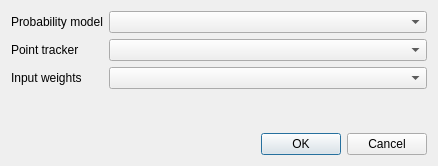
<?xml version="1.0" encoding="UTF-8"?>
<ui version="4.0">
 <class>DialogCreateTracker</class>
 <widget class="QDialog" name="DialogCreateTracker">
  <property name="geometry">
   <rect>
    <x>0</x>
    <y>0</y>
    <width>438</width>
    <height>166</height>
   </rect>
  </property>
  <property name="windowTitle">
   <string>Dialog</string>
  </property>
  <layout class="QVBoxLayout" name="verticalLayout">
   <item>
    <layout class="QFormLayout" name="formLayout">
     <property name="fieldGrowthPolicy">
      <enum>QFormLayout::AllNonFixedFieldsGrow</enum>
     </property>
     <item row="0" column="0">
      <widget class="QLabel" name="label">
       <property name="text">
        <string>Probability model</string>
       </property>
      </widget>
     </item>
     <item row="0" column="1">
      <widget class="QComboBox" name="cmbModel"/>
     </item>
     <item row="1" column="0">
      <widget class="QLabel" name="label_2">
       <property name="text">
        <string>Point tracker</string>
       </property>
      </widget>
     </item>
     <item row="1" column="1">
      <widget class="QComboBox" name="cmbPointTracker"/>
     </item>
     <item row="2" column="0">
      <widget class="QLabel" name="label_3">
       <property name="text">
        <string>Input weights</string>
       </property>
      </widget>
     </item>
     <item row="2" column="1">
      <widget class="QComboBox" name="cmbWeights"/>
     </item>
    </layout>
   </item>
   <item>
    <widget class="QDialogButtonBox" name="buttonBox">
     <property name="orientation">
      <enum>Qt::Horizontal</enum>
     </property>
     <property name="standardButtons">
      <set>QDialogButtonBox::Cancel|QDialogButtonBox::Ok</set>
     </property>
    </widget>
   </item>
  </layout>
 </widget>
 <resources/>
 <connections>
  <connection>
   <sender>buttonBox</sender>
   <signal>accepted()</signal>
   <receiver>DialogCreateTracker</receiver>
   <slot>onCreateNewTrackerRequest()</slot>
   <hints>
    <hint type="sourcelabel">
     <x>247</x>
     <y>130</y>
    </hint>
    <hint type="destinationlabel">
     <x>157</x>
     <y>165</y>
    </hint>
   </hints>
  </connection>
  <connection>
   <sender>buttonBox</sender>
   <signal>rejected()</signal>
   <receiver>DialogCreateTracker</receiver>
   <slot>reject()</slot>
   <hints>
    <hint type="sourcelabel">
     <x>315</x>
     <y>130</y>
    </hint>
    <hint type="destinationlabel">
     <x>286</x>
     <y>165</y>
    </hint>
   </hints>
  </connection>
 </connections>
 <slots>
  <slot>onCreateNewTrackerRequest()</slot>
 </slots>
</ui>
